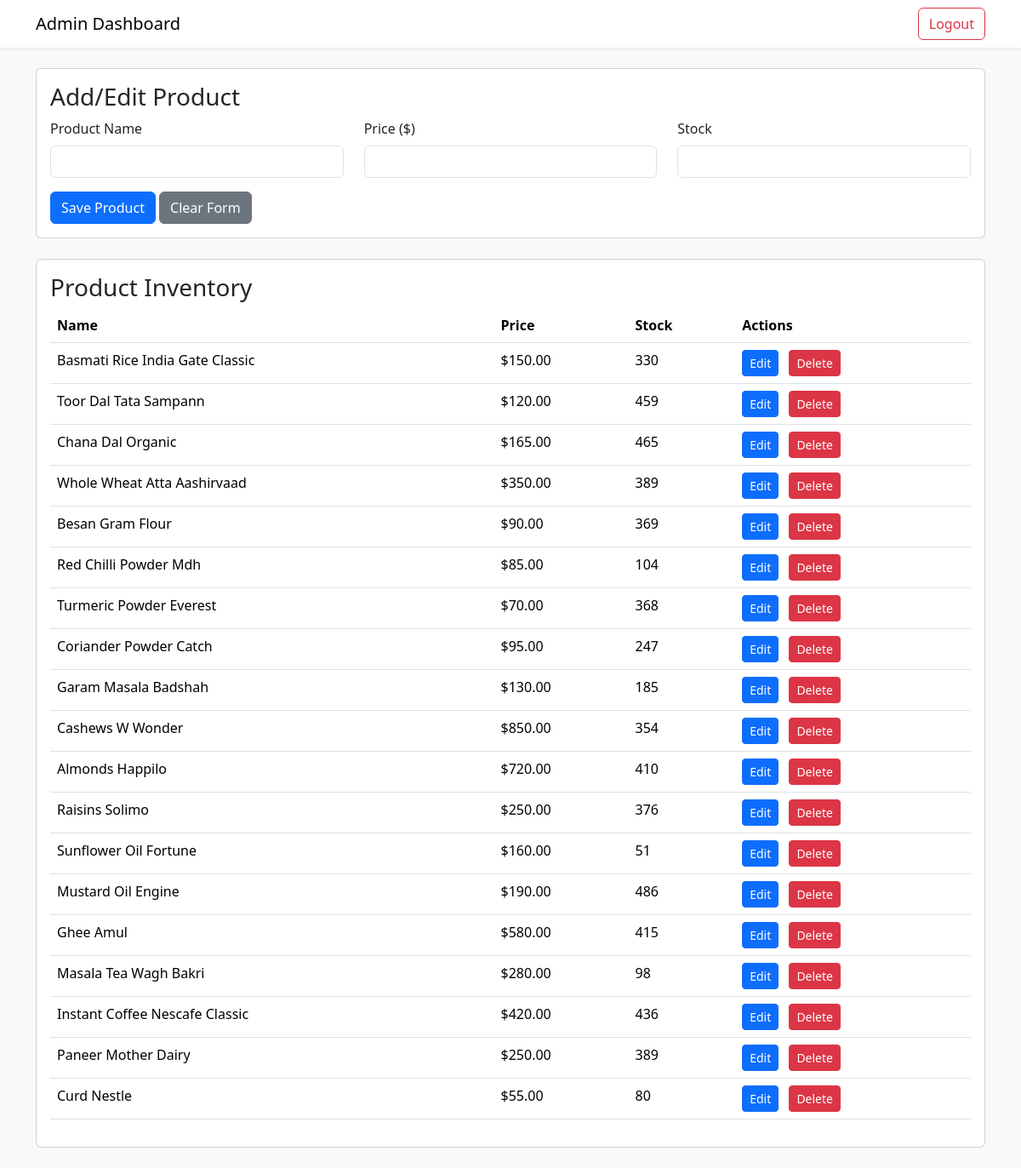
The app's page /dashboard (signed in) with its own data.
### app.py (models this page shows)
class Product(db.Model):
    __tablename__ = 'products'
    id = db.Column(db.Integer, primary_key=True)
    name = db.Column(db.String(100), nullable=False)
    price = db.Column(db.Float, nullable=False)
    stock = db.Column(db.Integer, nullable=False)
    created_at = db.Column(db.DateTime, default=datetime.utcnow)

### app.py (the view)
@app.route('/dashboard')
@admin_required
def dashboard():
    products = Product.query.all()
    return render_template('dashboard.html', products=products)

### app.py (called while the page is built)
@app.before_request
def log_request_info():
    logging.info(f"Request: {request.method} {request.url} from {request.remote_addr}")

@app.after_request
def log_response_info(response):
    logging.info(f"Response: {response.status_code}, Body: {response.get_data(as_text=True)[:100]}")
    return response

def admin_required(f):
    @wraps(f)
    def decorated_function(*args, **kwargs):
        if 'user_id' not in session or session.get('role') != 'admin':
            flash('Access denied.')
            return redirect(url_for('index'))
        return f(*args, **kwargs)
    return decorated_function

### templates/dashboard.html (shortened to what this page needs)
<!DOCTYPE html>
<html lang="en">
<head>
    <link href="https://cdn.jsdelivr.net/npm/bootstrap@5.3.2/dist/css/bootstrap.min.css" rel="stylesheet">
</head>
<body class="bg-light">
    <nav class="navbar navbar-expand-lg navbar-light bg-white shadow-sm">
        <div class="container">
            <a class="navbar-brand" href="#">Admin Dashboard</a>
            <a href="{{ url_for('logout') }}" class="btn btn-outline-danger ms-auto">Logout</a>
        </div>
    </nav>
    <div class="container py-4">
        <div class="card mb-4">
            <div class="card-body">
                <h3>Add/Edit Product</h3>
                <form action="{{ url_for('product') }}" method="post">
                    <div class="row">
                        <div class="col-md-4 mb-3">
                            <label for="name" class="form-label">Product Name</label>
                            <input type="text" class="form-control" id="name" name="name" required>
                        </div>
                        <div class="col-md-4 mb-3">
                            <label for="price" class="form-label">Price ($)</label>
                            <input type="number" class="form-control" id="price" name="price" min="0.01" step="0.01" required>
                        </div>
                        <div class="col-md-4 mb-3">
                            <label for="stock" class="form-label">Stock</label>
                            <input type="number" class="form-control" id="stock" name="stock" min="0" required>
                        </div>
                    </div>
                    <button type="submit" class="btn btn-primary">Save Product</button>
                    <button type="reset" class="btn btn-secondary">Clear Form</button>
                </form>
            </div>
        </div>
        <div class="card">
            <div class="card-body">
                <h3>Product Inventory</h3>
                <div class="table-responsive">
                    <table class="table">
                        <thead>
                            <tr>
                                <th>Name</th>
                                <th>Price</th>
                                <th>Stock</th>
                                <th>Actions</th>
                            </tr>
                        </thead>
                        <tbody>
                            {% if products %}
                                {% for product in products %}
                                    <tr>
                                        <td>{{ product.name }}</td>
                                        <td>${{ "%.2f"|format(product.price) }}</td>
                                        <td>{{ product.stock }}</td>
                                        <td>
                                            <button class="btn btn-sm btn-primary me-2"
                                                    onclick="editProduct('{{ product.id }}', '{{ product.name }}', '{{ product.price }}', '{{ product.stock }}')">
                                                Edit
                                            </button>
                                            <form action="{{ url_for('delete_product', product_id=product.id) }}" method="post" class="d-inline">
                                                <button type="submit" class="btn btn-sm btn-danger"
                                                        onclick="return confirm('Are you sure you want to delete this product?')">
                                                    Delete
                                                </button>
                                            </form>
                                        </td>
                                    </tr>
                                {% endfor %}
                            {% else %}
                                <tr>
                                    <td colspan="4" class="text-center">No products available.</td>
                                </tr>
                            {% endif %}
                        </tbody>
                    </table>
                </div>
            </div>
        </div>
    </div>
</body>
</html>

### records on screen
Product: name "Basmati Rice India Gate Classic", price "150.00", stock "330"
Product: name "Toor Dal Tata Sampann", price "120.00", stock "459"
Product: name "Chana Dal Organic", price "165.00", stock "465"
Product: name "Whole Wheat Atta Aashirvaad", price "350.00", stock "389"
Product: name "Besan Gram Flour", price "90.00", stock "369"
Product: name "Red Chilli Powder Mdh", price "85.00", stock "104"
Product: name "Turmeric Powder Everest", price "70.00", stock "368"
Product: name "Coriander Powder Catch", price "95.00", stock "247"
Product: name "Garam Masala Badshah", price "130.00", stock "185"
Product: name "Cashews W Wonder", price "850.00", stock "354"
Product: name "Almonds Happilo", price "720.00", stock "410"
Product: name "Raisins Solimo", price "250.00", stock "376"
Product: name "Sunflower Oil Fortune", price "160.00", stock "51"
Product: name "Mustard Oil Engine", price "190.00", stock "486"
Product: name "Ghee Amul", price "580.00", stock "415"
Product: name "Masala Tea Wagh Bakri", price "280.00", stock "98"
Product: name "Instant Coffee Nescafe Classic", price "420.00", stock "436"
Product: name "Paneer Mother Dairy", price "250.00", stock "389"
Product: name "Curd Nestle", price "55.00", stock "80"
